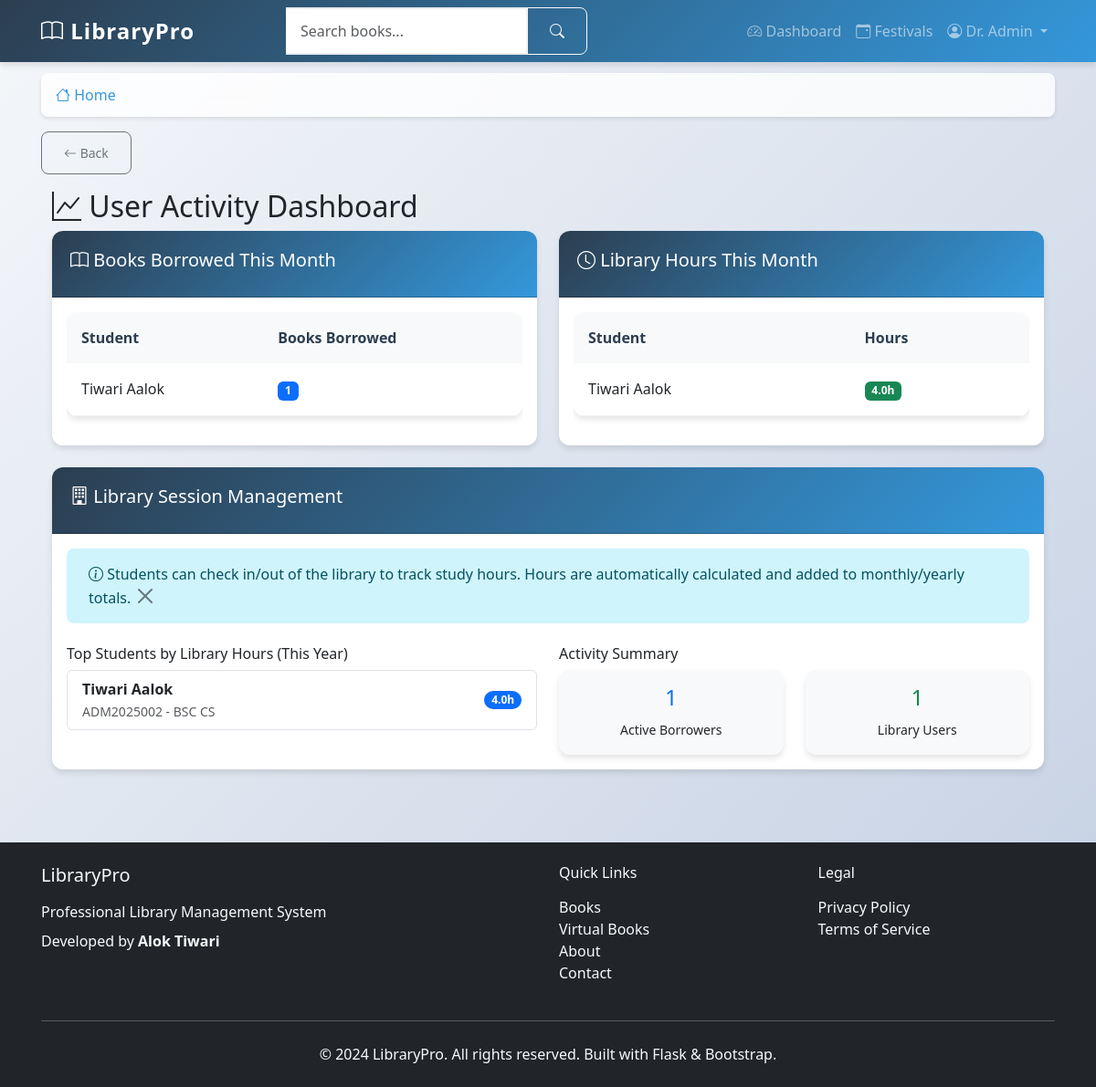
The app's page /user-activity (signed in), older data.
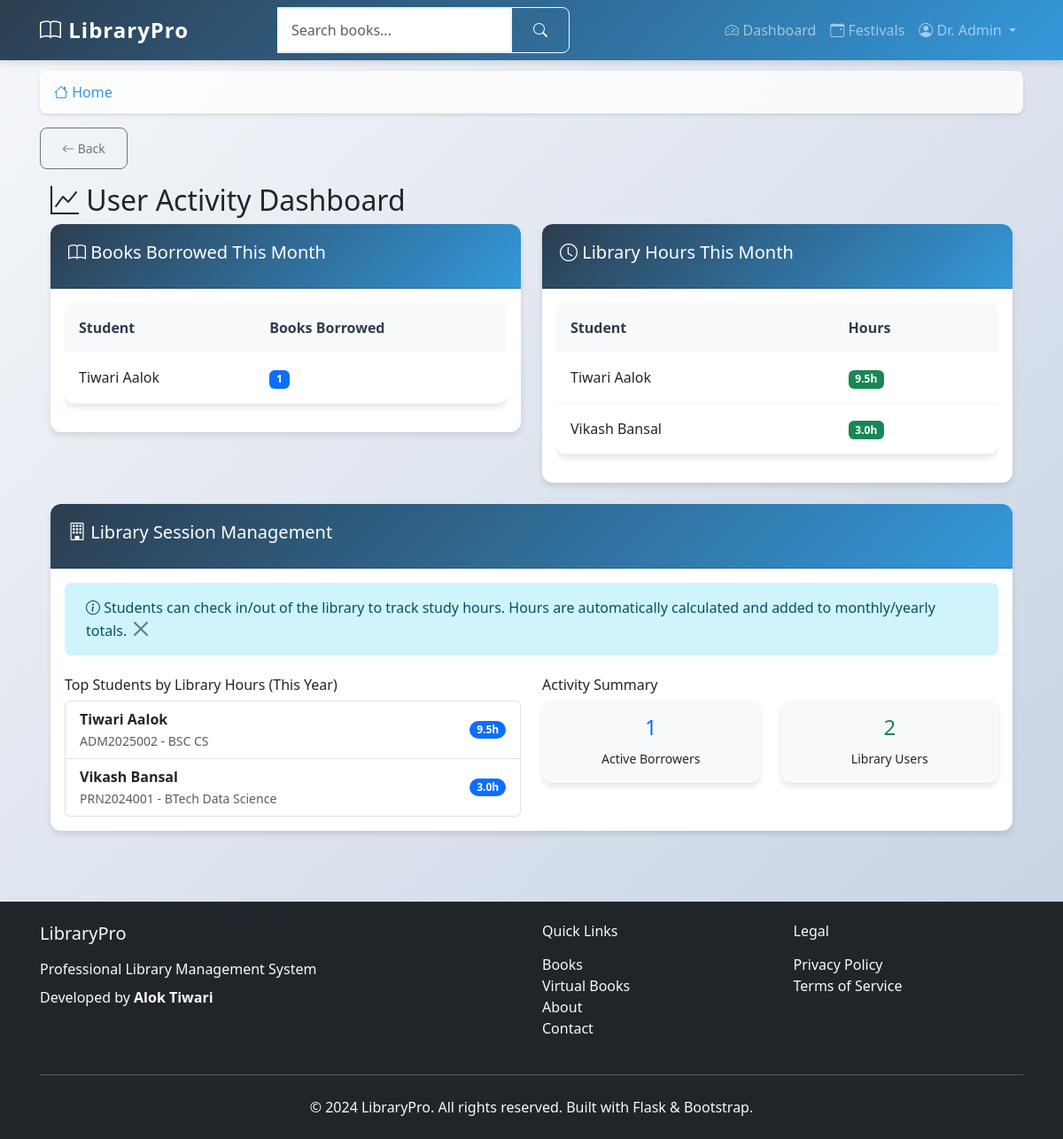
The same page, newer data.
### app/models.py (models this page shows, shortened)
class User(UserMixin, db.Model):
    id = db.Column(db.Integer, primary_key=True)
    prn_number = db.Column(db.String(20), unique=True, nullable=False)
    username = db.Column(db.String(80), unique=True, nullable=False)
    email = db.Column(db.String(120), unique=True, nullable=False)
    name = db.Column(db.String(100), nullable=False)
    mother_name = db.Column(db.String(100), nullable=False)
    dob = db.Column(db.String(10), nullable=False)  # Format: DDMMYYYY
    phone = db.Column(db.String(15), nullable=True)
    address = db.Column(db.Text, nullable=True)
    password_hash = db.Column(db.String(255), nullable=False)
    role = db.Column(db.String(20), nullable=False, default='student')
    year = db.Column(db.String(10), nullable=True)  # 1st, 2nd, 3rd, 4th, 5th
    course = db.Column(db.String(50), nullable=True)  # BSC IT, BSC CS, etc.
    total_books_borrowed = db.Column(db.Integer, default=0)
    total_extension_requests = db.Column(db.Integer, default=0)
    library_hours_this_month = db.Column(db.Float, default=0.0)
    library_hours_this_year = db.Column(db.Float, default=0.0)
    created_at = db.Column(db.DateTime, default=datetime.utcnow)
    updated_at = db.Column(db.DateTime, default=datetime.utcnow, onupdate=datetime.utcnow)
    loans = db.relationship('Loan', backref='borrower', lazy='dynamic')
    library_sessions = db.relationship('LibrarySession', backref='user', lazy='dynamic')

### app/main/routes.py (the view)
@bp.route('/user-activity')
@login_required
def user_activity():
    if current_user.role != 'admin':
        flash('Access denied.', 'danger')
        return redirect(url_for('main.dashboard'))
    current_month = datetime.utcnow().month
    current_year = datetime.utcnow().year
    monthly_loans = db.session.query(
        User.id, User.name, func.count(Loan.id).label('loans_count')
    ).join(Loan).filter(
        extract('month', Loan.issue_date) == current_month,
        extract('year', Loan.issue_date) == current_year
    ).group_by(User.id).all()
    library_hours = User.query.filter(
        User.role == 'student',
        User.library_hours_this_month > 0
    ).order_by(User.library_hours_this_month.desc()).all()
    return render_template('main/user_activity.html', title='User Activity',
                         monthly_loans=monthly_loans, library_hours=library_hours)

### app/templates/main/user_activity.html
{% extends "base.html" %}
{% block content %}
<div class="container-fluid">
    <div class="row">
        <div class="col-12">
            <h2><i class="bi bi-graph-up"></i> User Activity Dashboard</h2>
            <div class="row mb-4">
                <div class="col-md-6">
                    <div class="card">
                        <div class="card-header">
                            <h5><i class="bi bi-book"></i> Books Borrowed This Month</h5>
                        </div>
                        <div class="card-body">
                            <div class="table-responsive">
                                <table class="table table-sm">
                                    <thead>
                                        <tr>
                                            <th>Student</th>
                                            <th>Books Borrowed</th>
                                        </tr>
                                    </thead>
                                    <tbody>
                                        {% for loan in monthly_loans %}
                                        <tr>
                                            <td>{{ loan.name }}</td>
                                            <td><span class="badge bg-primary">{{ loan.loans_count }}</span></td>
                                        </tr>
                                        {% else %}
                                        <tr>
                                            <td colspan="2" class="text-center text-muted">No data available</td>
                                        </tr>
                                        {% endfor %}
                                    </tbody>
                                </table>
                            </div>
                        </div>
                    </div>
                </div>
                <div class="col-md-6">
                    <div class="card">
                        <div class="card-header">
                            <h5><i class="bi bi-clock"></i> Library Hours This Month</h5>
                        </div>
                        <div class="card-body">
                            <div class="table-responsive">
                                <table class="table table-sm">
                                    <thead>
                                        <tr>
                                            <th>Student</th>
                                            <th>Hours</th>
                                        </tr>
                                    </thead>
                                    <tbody>
                                        {% for student in library_hours %}
                                        <tr>
                                            <td>{{ student.name }}</td>
                                            <td><span class="badge bg-success">{{ "%.1f"|format(student.library_hours_this_month) }}h</span></td>
                                        </tr>
                                        {% else %}
                                        <tr>
                                            <td colspan="2" class="text-center text-muted">No data available</td>
                                        </tr>
                                        {% endfor %}
                                    </tbody>
                                </table>
                            </div>
                        </div>
                    </div>
                </div>
            </div>
            <div class="card">
                <div class="card-header">
                    <h5><i class="bi bi-building"></i> Library Session Management</h5>
                </div>
                <div class="card-body">
                    <div class="alert alert-info">
                        <i class="bi bi-info-circle"></i>
                        Students can check in/out of the library to track study hours.
                        Hours are automatically calculated and added to monthly/yearly totals.
                    </div>
                    <div class="row">
                        <div class="col-md-6">
                            <h6>Top Students by Library Hours (This Year)</h6>
                            <div class="list-group">
                                {% for student in library_hours[:10] %}
                                <div class="list-group-item d-flex justify-content-between align-items-center">
                                    <div>
                                        <strong>{{ student.name }}</strong>
                                        <br><small class="text-muted">{{ student.prn_number }} - {{ student.course or 'N/A' }}</small>
                                    </div>
                                    <span class="badge bg-primary rounded-pill">{{ "%.1f"|format(student.library_hours_this_year) }}h</span>
                                </div>
                                {% endfor %}
                            </div>
                        </div>
                        <div class="col-md-6">
                            <h6>Activity Summary</h6>
                            <div class="row text-center">
                                <div class="col-6">
                                    <div class="card bg-light">
                                        <div class="card-body">
                                            <h4 class="text-primary">{{ monthly_loans|length }}</h4>
                                            <small>Active Borrowers</small>
                                        </div>
                                    </div>
                                </div>
                                <div class="col-6">
                                    <div class="card bg-light">
                                        <div class="card-body">
                                            <h4 class="text-success">{{ library_hours|length }}</h4>
                                            <small>Library Users</small>
                                        </div>
                                    </div>
                                </div>
                            </div>
                        </div>
                    </div>
                </div>
            </div>
        </div>
    </div>
</div>
{% endblock %}

### app/templates/base.html (shortened to what this page needs)
<!DOCTYPE html>
<html lang="en">
<head>
    <link href="https://cdn.jsdelivr.net/npm/bootstrap@5.3.0/dist/css/bootstrap.min.css" rel="stylesheet">
    <link rel="stylesheet" href="https://cdn.jsdelivr.net/npm/bootstrap-icons@1.10.0/font/bootstrap-icons.css">
    <link rel="stylesheet" href="{{ url_for('static', filename='css/style.css') }}">
    <link rel="stylesheet" href="{{ url_for('static', filename='css/modern.css') }}">
</head>
<body>
    <nav class="navbar navbar-expand-lg navbar-dark bg-primary fixed-top">
        <div class="container">
            <a class="navbar-brand fw-bold" href="{{ url_for('main.index') }}">
                <i class="bi bi-book"></i> LibraryPro
            </a>
            <div class="collapse navbar-collapse" id="navbarNav">
                {% if current_user.is_authenticated %}
                <form class="d-flex mx-auto" method="GET" action="{{ url_for('main.search') }}">
                    <div class="input-group">
                        <input class="form-control" type="search" name="q" placeholder="Search books..."
                               value="{{ request.args.get('q', '') }}">
                        <button class="btn btn-outline-light" type="submit">
                            <i class="bi bi-search"></i>
                        </button>
                    </div>
                </form>
                <ul class="navbar-nav ms-auto">
                    <li class="nav-item">
                        <a class="nav-link" href="{{ url_for('main.dashboard') }}">
                            <i class="bi bi-speedometer2"></i> Dashboard
                        </a>
                    </li>
                    <li class="nav-item">
                        <a class="nav-link" href="{{ url_for('main.festivals') }}">
                            <i class="bi bi-calendar-event"></i> Festivals
                        </a>
                    </li>
                    <li class="nav-item dropdown">
                        <a class="nav-link dropdown-toggle" href="#" role="button" data-bs-toggle="dropdown">
                            <i class="bi bi-person-circle"></i> {{ current_user.name }}
                        </a>
                    </li>
                </ul>
                {% endif %}
            </div>
        </div>
    </nav>
    <main class="main-content">
        <div class="container">
            {% if current_user.is_authenticated %}
            <nav aria-label="breadcrumb" class="mb-3">
                <ol class="breadcrumb">
                    <li class="breadcrumb-item">
                        <a href="{{ url_for('main.index') }}"><i class="bi bi-house"></i> Home</a>
                    </li>
                </ol>
            </nav>
            {% endif %}
            {% if current_user.is_authenticated and request.endpoint not in ['main.index', 'main.dashboard', 'main.student_dashboard', 'main.admin_dashboard'] %}
            <div class="mb-3">
                <button onclick="goBack()" class="btn btn-outline-secondary btn-sm">
                    <i class="bi bi-arrow-left"></i> Back
                </button>
            </div>
            {% endif %}
            {% block content %}{% endblock %}
        </div>
    </main>
    <footer class="bg-dark text-light py-4 mt-5">
        <div class="container">
            <div class="row">
                <div class="col-md-6">
                    <h5 class="mb-3">LibraryPro</h5>
                    <p class="mb-2">Professional Library Management System</p>
                    <p class="mb-0">Developed by <strong>Alok Tiwari</strong></p>
                </div>
                <div class="col-md-3">
                    <h6 class="mb-3">Quick Links</h6>
                    <ul class="list-unstyled">
                        <li><a href="{{ url_for('main.books_categories') }}" class="text-light text-decoration-none">Books</a></li>
                    <li><a href="{{ url_for('main.virtual_books') }}" class="text-light text-decoration-none">Virtual Books</a></li>
                        <li><a href="{{ url_for('main.about') }}" class="text-light text-decoration-none">About</a></li>
                        <li><a href="{{ url_for('main.contact') }}" class="text-light text-decoration-none">Contact</a></li>
                    </ul>
                </div>
                <div class="col-md-3">
                    <h6 class="mb-3">Legal</h6>
                    <ul class="list-unstyled">
                        <li><a href="{{ url_for('main.privacy') }}" class="text-light text-decoration-none">Privacy Policy</a></li>
                        <li><a href="{{ url_for('main.terms') }}" class="text-light text-decoration-none">Terms of Service</a></li>
                    </ul>
                </div>
            </div>
            <hr class="my-4">
            <div class="text-center">
                <p class="mb-0">&copy; 2024 LibraryPro. All rights reserved. Built with Flask & Bootstrap.</p>
            </div>
        </div>
    </footer>
</body>
</html>

Row changes from the older to the newer data that the page shows:
changed User "Tiwari Aalok": library_hours_this_month "4.0" → "9.5"; library_hours_this_year "4.0" → "9.5"
now on this page (row edited): User: name "Vikash Bansal", library_hours_this_month "3.0", prn_number "PRN2024001", course "BTech Data Science", library_hours_this_year "3.0"
Text that changed along with them:
{{ library_hours|length }}: "1" → "2"
